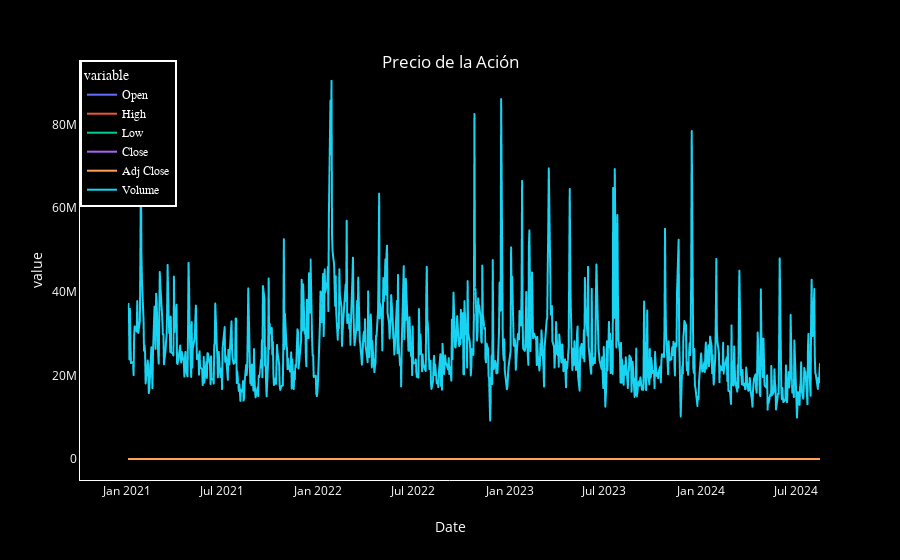

Here is the notebook cell this chart was saved with:
### Code cell
import plotly.express as px
import plotly.graph_objects as go

# Crear el gráfico de dispersión
fig = px.line(data, x=data.index, y=data.columns, color_discrete_sequence=px.colors.qualitative.Plotly)

# Personalizar el gráfico para un estilo cyberpunk
fig.update_traces(marker=dict(size=15, line=dict(width=2, color='rgba(255, 255, 255, 0.8)')))

# Ajustar el fondo y los elementos visuales
fig.update_layout(
    plot_bgcolor='black',
    paper_bgcolor='black',
    font=dict(color='white'),
    title={
        'text': "Precio de la Ación",
        'y':0.9,
        'x':0.5,
        'xanchor': 'center',
        'yanchor': 'top'
    },
    xaxis=dict(showgrid=False, zeroline=False, showline=True, linecolor='white'),
    yaxis=dict(showgrid=False, zeroline=False, showline=True, linecolor='white'),
    legend=dict(
        x=0,
        y=1,
        traceorder='normal',
        font=dict(
            family='sans-serif',
            size=12,
            color='white'
        ),
        bgcolor='black',
        bordercolor='white',
        borderwidth=2
    )
)

# Añadir el efecto de resplandor mediante líneas adicionales
for i in range(1, 5):
    fig.add_trace(go.Scatter(
        x=data.index,
        y=data.columns,
        mode='markers',
        marker=dict(
            size=15 + i,
            line=dict(width=2, color=f'rgba(0, 255, 255, {0.2 / i})')
        ),
        hoverinfo='skip',
        showlegend=False
    ))

# Mostrar el gráfico
fig.show()

### Figure 1 — Plotly figure (JSON) as saved in the notebook; plotly's stock layout.template omitted (floating-point values rounded to 4 significant figures; data arrays with more than 128 entries replaced by an {"elided": "..."} marker saying what was removed)
{"data": [{"hovertemplate": "variable=Open<br>Date=%{x}<br>value=%{y}<extra></extra>", "legendgroup": "Open", "line": {"color": "#636EFA", "dash": "solid"}, "marker": {"line": {"color": "rgba(255, 255, 255, 0.8)", "width": 2}, "size": 15, "symbol": "circle"}, "mode": "lines", "name": "Open", "showlegend": true, "type": "scattergl", "x": {"elided": "911 str values"}, "xaxis": "x", "y": {"elided": "911 float values"}, "yaxis": "y"}, {"hovertemplate": "variable=High<br>Date=%{x}<br>value=%{y}<extra></extra>", "legendgroup": "High", "line": {"color": "#EF553B", "dash": "solid"}, "marker": {"line": {"color": "rgba(255, 255, 255, 0.8)", "width": 2}, "size": 15, "symbol": "circle"}, "mode": "lines", "name": "High", "showlegend": true, "type": "scattergl", "x": {"elided": "911 str values"}, "xaxis": "x", "y": {"elided": "911 float values"}, "yaxis": "y"}, {"hovertemplate": "variable=Low<br>Date=%{x}<br>value=%{y}<extra></extra>", "legendgroup": "Low", "line": {"color": "#00CC96", "dash": "solid"}, "marker": {"line": {"color": "rgba(255, 255, 255, 0.8)", "width": 2}, "size": 15, "symbol": "circle"}, "mode": "lines", "name": "Low", "showlegend": true, "type": "scattergl", "x": {"elided": "911 str values"}, "xaxis": "x", "y": {"elided": "911 float values"}, "yaxis": "y"}, {"hovertemplate": "variable=Close<br>Date=%{x}<br>value=%{y}<extra></extra>", "legendgroup": "Close", "line": {"color": "#AB63FA", "dash": "solid"}, "marker": {"line": {"color": "rgba(255, 255, 255, 0.8)", "width": 2}, "size": 15, "symbol": "circle"}, "mode": "lines", "name": "Close", "showlegend": true, "type": "scattergl", "x": {"elided": "911 str values"}, "xaxis": "x", "y": {"elided": "911 float values"}, "yaxis": "y"}, {"hovertemplate": "variable=Adj Close<br>Date=%{x}<br>value=%{y}<extra></extra>", "legendgroup": "Adj Close", "line": {"color": "#FFA15A", "dash": "solid"}, "marker": {"line": {"color": "rgba(255, 255, 255, 0.8)", "width": 2}, "size": 15, "symbol": "circle"}, "mode": "lines", "name": "Adj Close", "showlegend": true, "type": "scattergl", "x": {"elided": "911 str values"}, "xaxis": "x", "y": {"elided": "911 float values"}, "yaxis": "y"}, {"hovertemplate": "variable=Volume<br>Date=%{x}<br>value=%{y}<extra></extra>", "legendgroup": "Volume", "line": {"color": "#19D3F3", "dash": "solid"}, "marker": {"line": {"color": "rgba(255, 255, 255, 0.8)", "width": 2}, "size": 15, "symbol": "circle"}, "mode": "lines", "name": "Volume", "showlegend": true, "type": "scattergl", "x": {"elided": "911 str values"}, "xaxis": "x", "y": {"elided": "911 int values"}, "yaxis": "y"}, {"hoverinfo": "skip", "marker": {"line": {"color": "rgba(0, 255, 255, 0.2)", "width": 2}, "size": 16}, "mode": "markers", "showlegend": false, "type": "scatter", "x": {"elided": "911 str values"}, "y": ["Open", "High", "Low", "Close", "Adj Close", "Volume"]}, {"hoverinfo": "skip", "marker": {"line": {"color": "rgba(0, 255, 255, 0.1)", "width": 2}, "size": 17}, "mode": "markers", "showlegend": false, "type": "scatter", "x": {"elided": "911 str values"}, "y": ["Open", "High", "Low", "Close", "Adj Close", "Volume"]}, {"hoverinfo": "skip", "marker": {"line": {"color": "rgba(0, 255, 255, 0.06666666666666667)", "width": 2}, "size": 18}, "mode": "markers", "showlegend": false, "type": "scatter", "x": {"elided": "911 str values"}, "y": ["Open", "High", "Low", "Close", "Adj Close", "Volume"]}, {"hoverinfo": "skip", "marker": {"line": {"color": "rgba(0, 255, 255, 0.05)", "width": 2}, "size": 19}, "mode": "markers", "showlegend": false, "type": "scatter", "x": {"elided": "911 str values"}, "y": ["Open", "High", "Low", "Close", "Adj Close", "Volume"]}], "layout": {"font": {"color": "white"}, "legend": {"bgcolor": "black", "bordercolor": "white", "borderwidth": 2, "font": {"color": "white", "family": "sans-serif", "size": 12}, "title": {"text": "variable"}, "tracegroupgap": 0, "traceorder": "normal", "x": 0, "y": 1}, "margin": {"t": 60}, "paper_bgcolor": "black", "plot_bgcolor": "black", "title": {"text": "Precio de la Ación", "x": 0.5, "xanchor": "center", "y": 0.9, "yanchor": "top"}, "xaxis": {"anchor": "y", "domain": [0, 1], "linecolor": "white", "showgrid": false, "showline": true, "title": {"text": "Date"}, "zeroline": false}, "yaxis": {"anchor": "x", "domain": [0, 1], "linecolor": "white", "showgrid": false, "showline": true, "title": {"text": "value"}, "zeroline": false}}}
